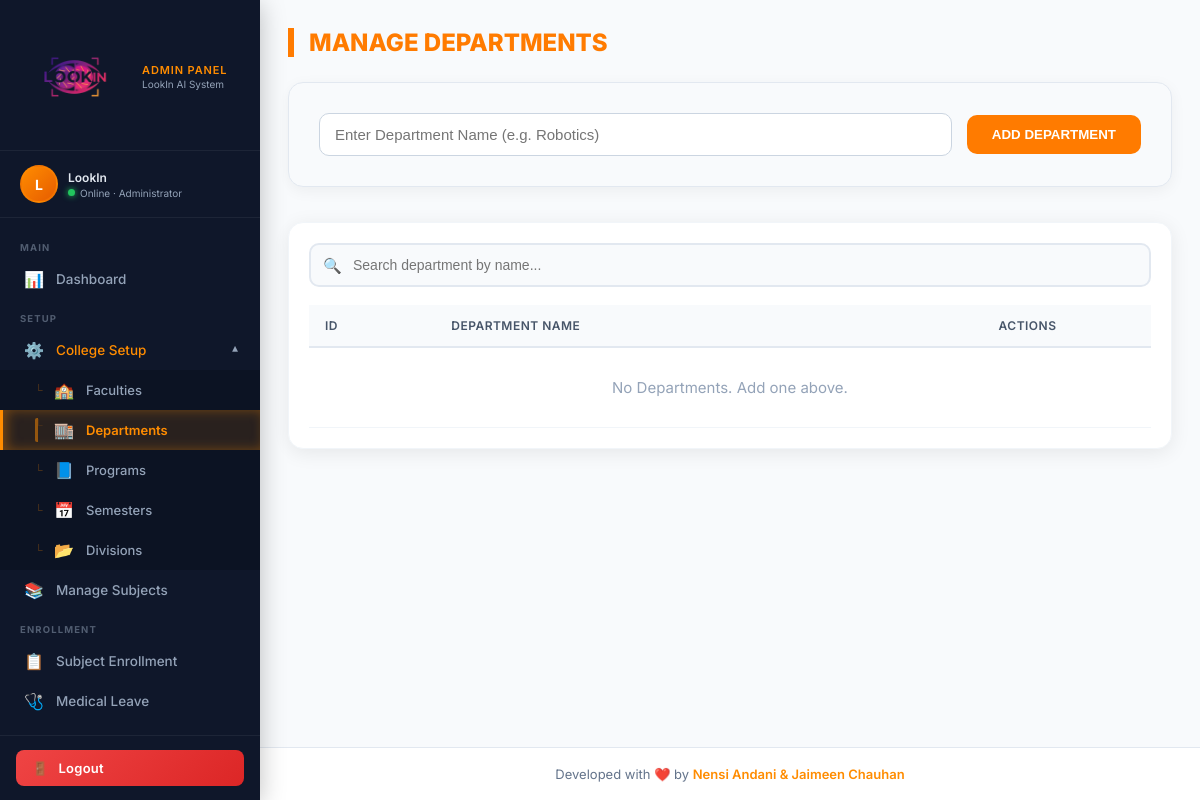
The app's page /departments/ (signed in), older data.
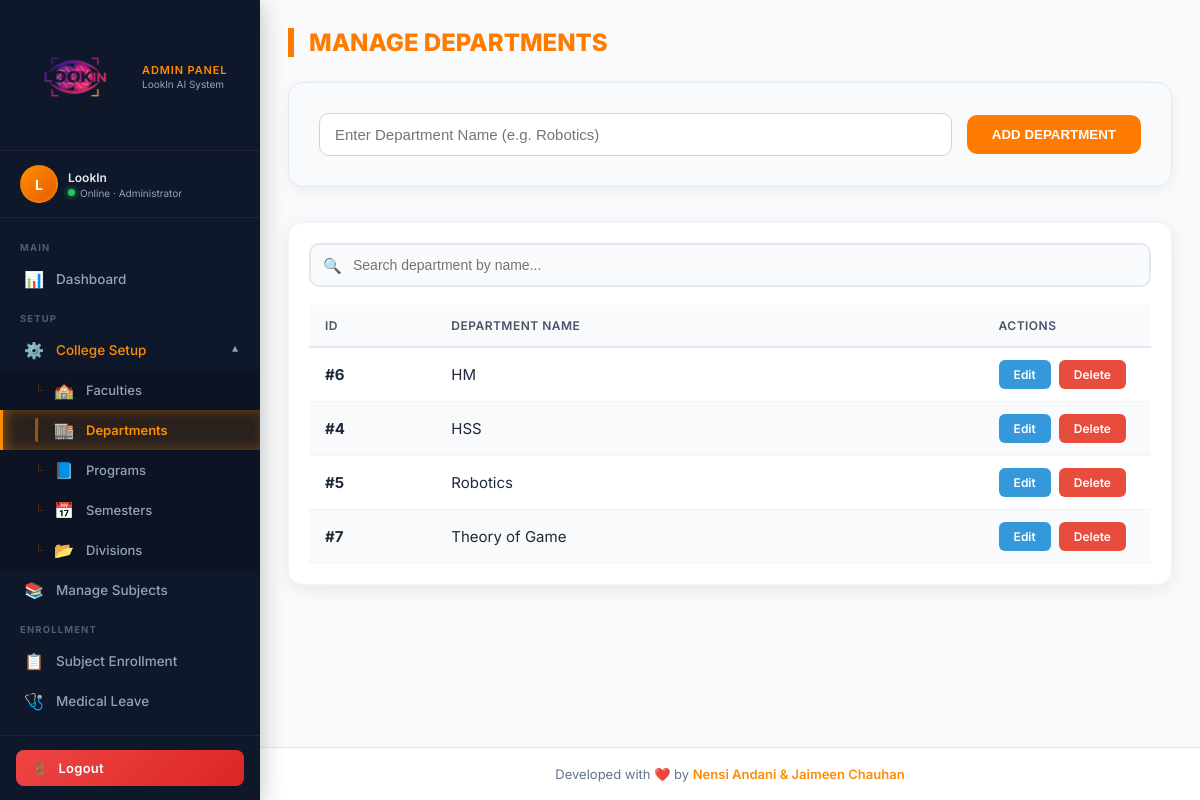
The same page, newer data.
### accounts/models.py (models this page shows, shortened)
class Department(models.Model):
    name = models.CharField(max_length=100)
    created_by = models.ForeignKey(User, on_delete=models.CASCADE, null=True, blank=True, related_name='created_departments')

### accounts/views.py (the view)
# urls.py: path('departments/', views.departments, name='departments'),
@user_passes_test(admin_check, login_url='admin_login')
@login_required
def departments(request):
    if request.method == "POST":
        dept_name = request.POST.get("department_name")
        if dept_name:
            Department.objects.create(name=dept_name, created_by=request.user)
        return redirect('departments')
    return render(request, 'adminpanel/departments.html', {
        'departments': isolate_qs(request, Department.objects.all()).order_by('name')
    })

### accounts/views.py (called while the page is built)
def isolate_qs(request, qs):
    if not request.user.is_authenticated:
        return qs.none()
    if getattr(request.user, 'is_superuser', False):
        return qs
    return qs.filter(created_by=request.user)

def admin_check(user):
    return user.is_staff

### accounts/templates/adminpanel/departments.html (shortened to what this page needs)
{% extends 'adminpanel/base.html' %}
{% load static %}
{% block content %}
<h2 class="page-title">Manage Departments</h2>
<div class="form-card">
    <form method="POST"
          action="{% if edit_department %}{% url 'edit_department' edit_department.id %}{% else %}{% url 'departments' %}{% endif %}"
          class="form-flex">
        <input type="text" name="department_name"
               placeholder="Enter Department Name (e.g. Robotics)"
               value="{% if edit_department %}{{ edit_department.name }}{% endif %}"
               required>
        <div class="btn-container">
            <button type="submit" class="submit-btn">
                {% if edit_department %}Update{% else %}Add Department{% endif %}
            </button>
        </div>
    </form>
</div>
<div class="table-card">
    <div class="search-wrapper">
        <input type="text" id="deptSearch"
               placeholder="Search department by name..."
               autocomplete="off">
        <span class="search-icon">🔍</span>
    </div>
    <table id="deptTable">
        <thead>
            <tr>
                <th style="width: 15%;">ID</th>
                <th>Department Name</th>
                <th style="width: 20%;">Actions</th>
            </tr>
        </thead>
        <tbody id="deptTbody">
            {% for d in departments %}
            <tr class="dept-row">
                <td><strong>#{{ d.id }}</strong></td>
                <td class="searchable-name">{{ d.name }}</td>
                <td>
                    <div class="action-group">
                        <a href="{% url 'edit_department' d.id %}" class="edit-btn">Edit</a>
                        <a href="{% url 'delete_department' d.id %}" class="delete-btn"
                           onclick="return confirm('Delete {{ d.name }}?')">Delete</a>
                    </div>
                </td>
            </tr>
            {% empty %}
            <tr>
                <td colspan="3" style="text-align:center; padding:30px; color:#94a3b8;">No Departments. Add one above.</td>
            </tr>
            {% endfor %}
        </tbody>
    </table>
</div>
{% endblock %}

Row changes from the older to the newer data that the page shows:
added Department: id "6", name "HM"
added Department: id "4", name "HSS"
added Department: id "5", name "Robotics"
added Department: id "7", name "Theory of Game"
Text that changed along with them:
text no longer shown: "No Departments. Add one above."
